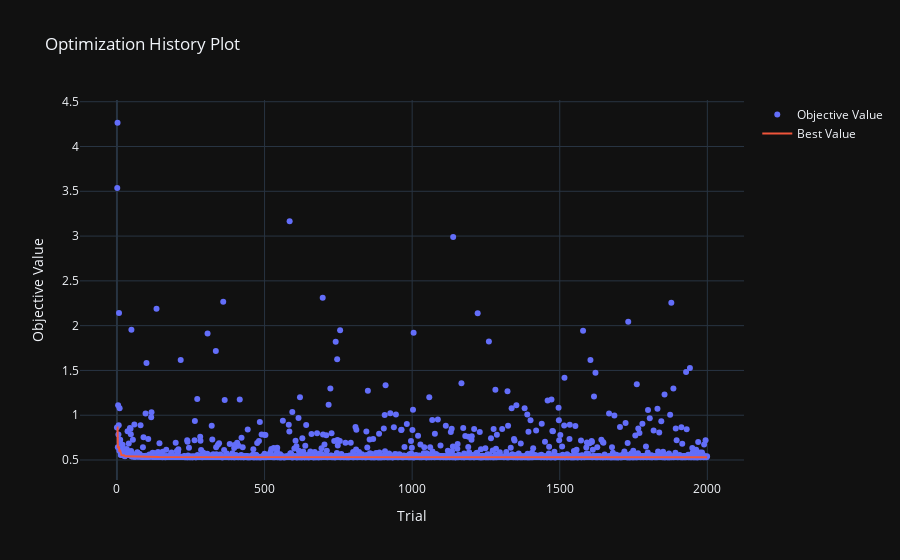

Notebook code cell kept with this figure:
### Code cell
fig = plot_optimization_history(study_xgb)
fig.show()

### Figure 1 — Plotly figure (JSON) as saved in the notebook; plotly's stock layout.template omitted (floating-point values rounded to 4 significant figures; data arrays with more than 128 entries replaced by an {"elided": "..."} marker saying what was removed)
{"data": [{"mode": "markers", "name": "Objective Value", "type": "scatter", "x": {"elided": "2000 int values"}, "y": {"elided": "2000 float values"}}, {"mode": "lines", "name": "Best Value", "type": "scatter", "x": {"elided": "2000 int values"}, "y": {"elided": "2000 float values"}}, {"marker": {"color": "#cccccc"}, "mode": "markers", "name": "Infeasible Trial", "showlegend": false, "type": "scatter", "x": [], "y": []}], "layout": {"title": {"text": "Optimization History Plot"}, "xaxis": {"title": {"text": "Trial"}}, "yaxis": {"title": {"text": "Objective Value"}}}}
